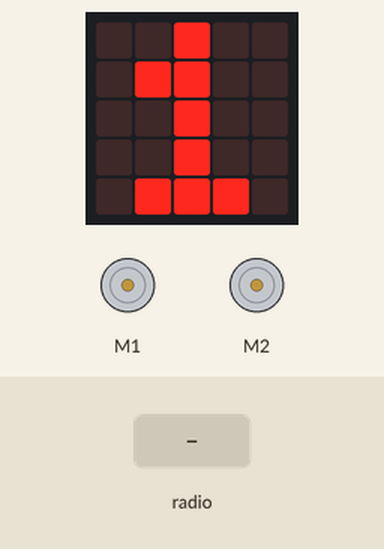
Bench run of a program on a simulated BBC micro:bit (MakeCode). On the bench: the board's 5×5 LED display, 2 × DC motor (green arrow = forward, orange = backward, longer = faster). The test bench sets the inputs (shaded band).

Above: at 1.2 s.
1.3 s: radio message "0" arrives
2.8 s: radio message "1" arrives
At 4.0 s:
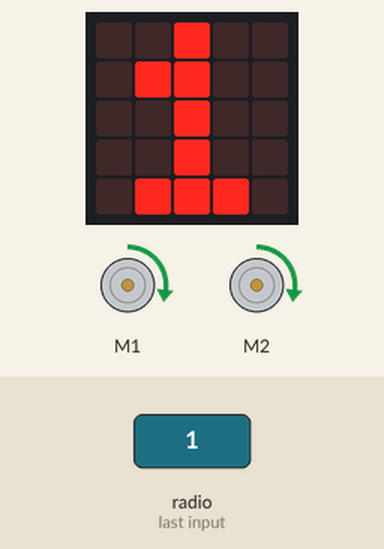
4.3 s: radio message "2" arrives
At 5.2 s:
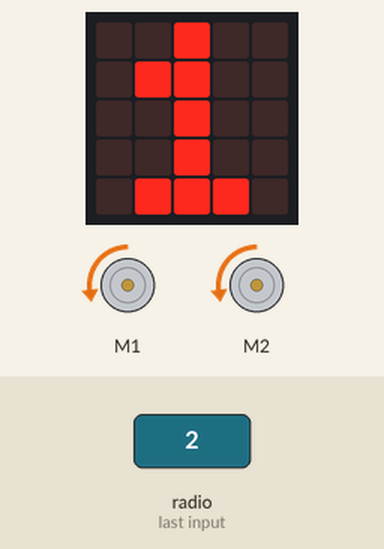
5.8 s: radio message "3" arrives
At 6.3 s:
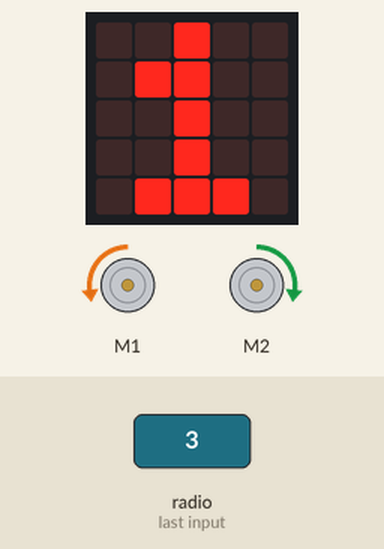
7.3 s: radio message "4" arrives
At 8.7 s:
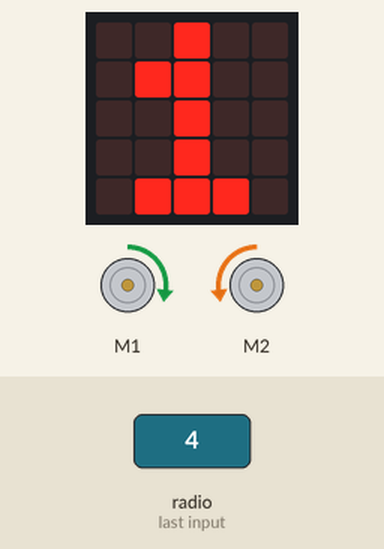
Timing chart, 0 to 9.8 s (numbered marks = the images above; inputs shaded):
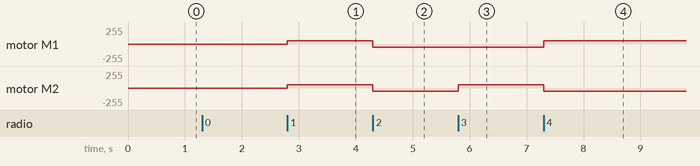

The program:

main.ts
```typescript
radio.onReceivedNumber(function (receivedNumber) {
    if (receivedNumber == 0) {
        maqueen.motorRun(maqueen.Motors.M1, maqueen.Dir.CW, 0)
        maqueen.motorRun(maqueen.Motors.M2, maqueen.Dir.CW, 0)
    }
    if (receivedNumber == 1) {
        maqueen.motorRun(maqueen.Motors.M1, maqueen.Dir.CW, 50)
        maqueen.motorRun(maqueen.Motors.M2, maqueen.Dir.CW, 50)
    }
    if (receivedNumber == 2) {
        maqueen.motorRun(maqueen.Motors.M1, maqueen.Dir.CCW, 50)
        maqueen.motorRun(maqueen.Motors.M2, maqueen.Dir.CCW, 50)
    }
    if (receivedNumber == 3) {
        maqueen.motorRun(maqueen.Motors.M1, maqueen.Dir.CCW, 50)
        maqueen.motorRun(maqueen.Motors.M2, maqueen.Dir.CW, 50)
    }
    if (receivedNumber == 4) {
        maqueen.motorRun(maqueen.Motors.M1, maqueen.Dir.CW, 50)
        maqueen.motorRun(maqueen.Motors.M2, maqueen.Dir.CCW, 50)
    }
})
radio.setGroup(1)
basic.forever(function () {
    basic.showLeds(`
        . . # . .
        . # # . .
        . . # . .
        . . # . .
        . # # # .
        `)
})
```

test.ts
```typescript
// 在此处测试；当此软件包作为插件使用时，将不会编译此软件包。
```

Measured:
- after the input at 2.8 s, motor M1, motor M2: stopped → forward 50/255 at once
- after the input at 4.3 s, motor M1, motor M2: forward 50/255 → backward 50/255 at once
- after the input at 5.8 s, motor M2: backward 50/255 → forward 50/255 at once
- after the input at 7.3 s, motor M1: backward 50/255 → forward 50/255 at once; motor M2: forward 50/255 → backward 50/255 at once
